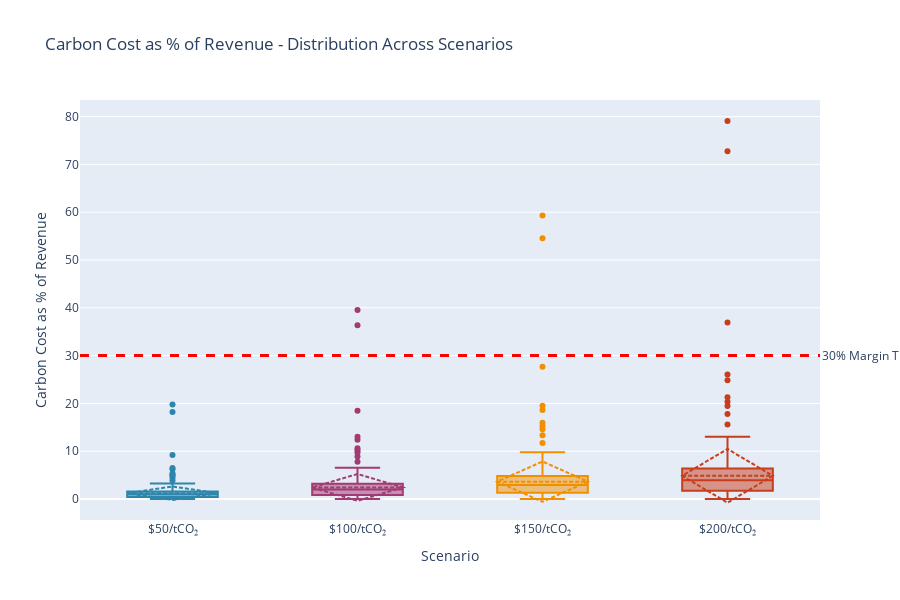

The notebook cell saved with this chart:
### Markdown cell above
#### 2.1 Carbon Cost as % of Revenue Distribution

### Code cell
# Create box plot showing distribution across scenarios
impact_data = []
for scenario in [50, 100, 150, 200]:
    col = f'carbon_cost_pct_revenue_{scenario}'
    impact_data.append({
        'Scenario': f'${scenario}/tCO₂',
        'Values': df_financial[col].values
    })

fig3 = go.Figure()

for item in impact_data:
    fig3.add_trace(go.Box(
        y=item['Values'],
        name=item['Scenario'],
        marker_color=SCENARIO_COLORS[item['Scenario']],
        boxmean='sd'
    ))

# Add 30% margin line
fig3.add_hline(
    y=30,
    line_dash='dash',
    line_color='red',
    line_width=3,
    annotation_text='30% Margin Threshold (Stranding Point)',
    annotation_position='right'
)

fig3.update_layout(
    title='Carbon Cost as % of Revenue - Distribution Across Scenarios',
    yaxis_title='Carbon Cost as % of Revenue',
    xaxis_title='Scenario',
    height=600,
    showlegend=False
)

fig3.show()

# Statistics
print("Carbon Cost as percentage of Revenue - Key Statistics:")

for scenario in [50, 100, 150, 200]:
    col = f'carbon_cost_pct_revenue_{scenario}'
    data = df_financial[col]
    print(f"\n${scenario}/tCO₂:")
    print(f"  Median: {data.median():.2f}%")
    print(f"  Mean: {data.mean():.2f}%")
    print(f"  Assets > 30% (stranded): {(data > 30).sum()} ({(data > 30).sum()/len(data)*100:.1f}%)")
    print(f"  Assets > 50%: {(data > 50).sum()} ({(data > 50).sum()/len(data)*100:.1f}%)")

### Figure 1 — Plotly figure (JSON) as saved in the notebook; plotly's stock layout.template omitted (floating-point values rounded to 4 significant figures; data arrays with more than 128 entries replaced by an {"elided": "..."} marker saying what was removed)
{"data": [{"boxmean": "sd", "marker": {"color": "#2E86AB"}, "name": "$50/tCO₂", "type": "box", "y": {"elided": "601 float values"}}, {"boxmean": "sd", "marker": {"color": "#A23B72"}, "name": "$100/tCO₂", "type": "box", "y": {"elided": "601 float values"}}, {"boxmean": "sd", "marker": {"color": "#F18F01"}, "name": "$150/tCO₂", "type": "box", "y": {"elided": "601 float values"}}, {"boxmean": "sd", "marker": {"color": "#C73E1D"}, "name": "$200/tCO₂", "type": "box", "y": {"elided": "601 float values"}}], "layout": {"annotations": [{"showarrow": false, "text": "30% Margin Threshold (Stranding Point)", "x": 1, "xanchor": "left", "xref": "x domain", "y": 30, "yanchor": "middle", "yref": "y"}], "height": 600, "shapes": [{"line": {"color": "red", "dash": "dash", "width": 3}, "type": "line", "x0": 0, "x1": 1, "xref": "x domain", "y0": 30, "y1": 30, "yref": "y"}], "showlegend": false, "title": {"text": "Carbon Cost as % of Revenue - Distribution Across Scenarios"}, "xaxis": {"title": {"text": "Scenario"}}, "yaxis": {"title": {"text": "Carbon Cost as % of Revenue"}}}}
